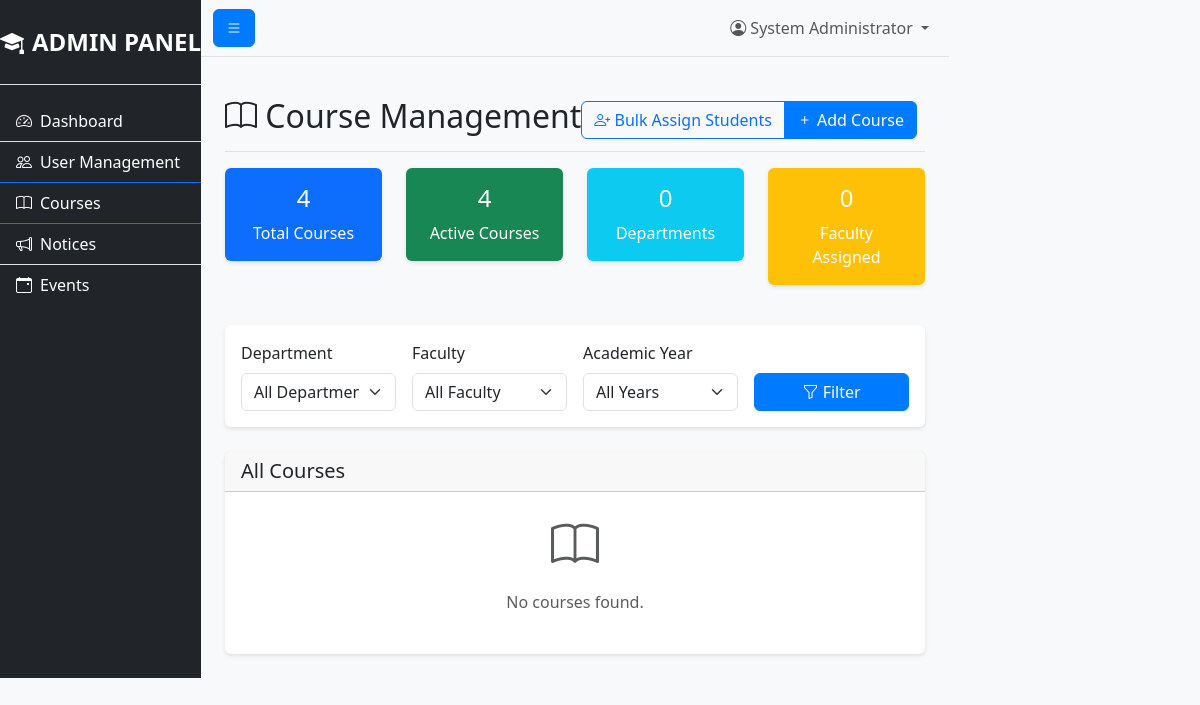
Page /admin/courses.php?department=Computer Science (signed in) on the earlier database version.
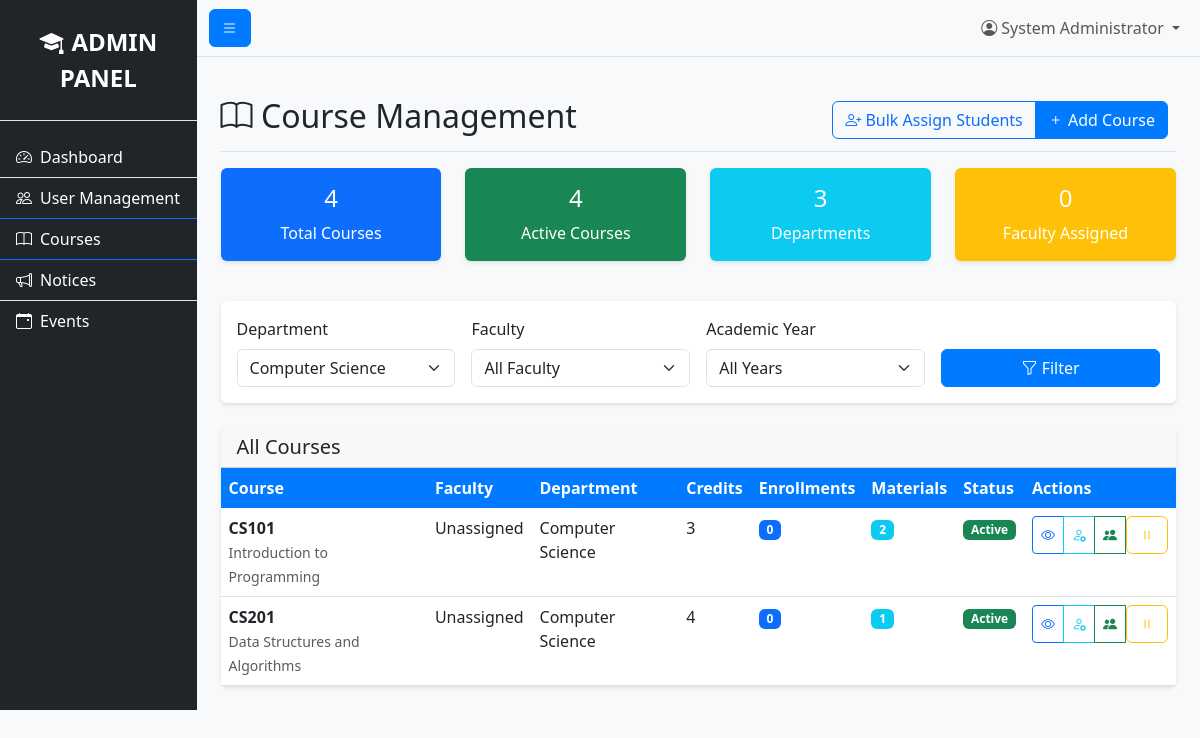
Same page on the later database version.
### tables this page shows
CREATE TABLE courses (
    id INT AUTO_INCREMENT PRIMARY KEY,
    course_code VARCHAR(20) UNIQUE NOT NULL,
    course_name VARCHAR(200) NOT NULL,
    description TEXT,
    credit_hours INT DEFAULT 3,
    max_students INT DEFAULT NULL,
    department VARCHAR(100),
    department_id INT,
    faculty_id INT,
    academic_year VARCHAR(10),
    semester VARCHAR(20),
    is_active BOOLEAN DEFAULT TRUE,
    created_at TIMESTAMP DEFAULT CURRENT_TIMESTAMP,
    FOREIGN KEY (faculty_id) REFERENCES users(id),
    FOREIGN KEY (department_id) REFERENCES departments(id)
);

### php/config.php (called while the page is built, shortened)
<?php
function executeQuery($conn, $sql, $types = "", $params = []) {
    try {
        $stmt = $conn->prepare($sql);
        if (!empty($params)) {
            $stmt->bind_param($types, ...$params);
        }
        $result = $stmt->execute();
        return $stmt;
    } catch (Exception $e) {
        throw new Exception("Query execution error: " . $e->getMessage());
    }
}
function fetchSingleRow($conn, $sql, $types = "", $params = []) {
    try {
        $stmt = executeQuery($conn, $sql, $types, $params);
        $result = $stmt->get_result();
        $row = $result->fetch_assoc();
        return $row;
    } catch (Exception $e) {
        throw new Exception("Fetch single row error: " . $e->getMessage());
    }
}
function fetchMultipleRows($conn, $sql, $types = "", $params = []) {
    try {
        $stmt = executeQuery($conn, $sql, $types, $params);
        $result = $stmt->get_result();
        $rows = [];
        while ($row = $result->fetch_assoc()) {
            $rows[] = $row;
        }
        return $rows;
    } catch (Exception $e) {
        throw new Exception("Fetch multiple rows error: " . $e->getMessage());
    }
}
?>

### admin/courses.php (the view, shortened to what the changed rows need)
<?php
require_once '../php/config.php';
$conn = getDBConnection();
$departmentFilter = $_GET['department'] ?? 'all';
$whereConditions = [];
$params = [];
$types = "";
if ($departmentFilter != 'all') {
    $whereConditions[] = "c.department = ?";
    $params[] = $departmentFilter;
    $types .= "s";
}
$whereClause = !empty($whereConditions) ? 'WHERE ' . implode(' AND ', $whereConditions) : '';
$sql = "SELECT c.*, ca.faculty_id, u.full_name as faculty_name,
        COUNT(DISTINCT ce.student_id) as enrollment_count,
        COUNT(DISTINCT cm.id) as material_count
        FROM courses c
        LEFT JOIN course_assignments ca ON c.id = ca.course_id
        LEFT JOIN users u ON ca.faculty_id = u.id AND u.role = 'faculty'
        LEFT JOIN course_enrollments ce ON c.id = ce.course_id AND ce.status = 'enrolled'
        LEFT JOIN course_materials cm ON c.id = cm.course_id AND cm.is_active = 1
        $whereClause
        GROUP BY c.id, ca.faculty_id
        ORDER BY c.created_at DESC";
$courses = fetchMultipleRows($conn, $sql, $types, $params);
$departments = fetchMultipleRows($conn, "SELECT DISTINCT department FROM courses WHERE department IS NOT NULL AND department != '' ORDER BY department");
$stats = fetchSingleRow($conn, "SELECT
    COUNT(DISTINCT c.id) as total_courses,
    COUNT(DISTINCT CASE WHEN c.id IS NOT NULL THEN c.id END) as active_courses,
    COUNT(DISTINCT c.department) as total_departments,
    COUNT(DISTINCT ca.faculty_id) as faculty_assigned
    FROM courses c
    LEFT JOIN course_assignments ca ON c.id = ca.course_id");
?>
<!DOCTYPE html>
<html lang="en">
<head>
    <link href="https://cdn.jsdelivr.net/npm/bootstrap@5.3.0/dist/css/bootstrap.min.css" rel="stylesheet">
    <link href="https://cdn.jsdelivr.net/npm/bootstrap-icons@1.10.0/font/bootstrap-icons.css" rel="stylesheet">
    <link href="../css/style.css" rel="stylesheet">
</head>
<body>
    <div class="d-flex" id="wrapper">
        <div id="page-content-wrapper">
            <div class="container-fluid p-4">
                <div class="d-flex justify-content-between flex-wrap flex-md-nowrap align-items-center pt-3 pb-2 mb-3 border-bottom">
                    <h1 class="h2">
                        <i class="bi bi-book"></i> Course Management
                    </h1>
                </div>
                <div class="row mb-4">
                    <div class="col-md-3 mb-3">
                        <div class="card text-white bg-info">
                            <div class="card-body text-center">
                                <h4><?php echo $stats['total_departments']; ?></h4>
                                <p class="mb-0">Departments</p>
                            </div>
                        </div>
                    </div>
                </div>
                <div class="card mb-4">
                    <div class="card-body">
                        <form method="GET" class="row g-3">
                            <div class="col-md-3">
                                <label for="department" class="form-label">Department</label>
                                <select class="form-select" name="department">
                                    <option value="all">All Departments</option>
                                    <?php foreach ($departments as $dept): ?>
                                        <option value="<?php echo htmlspecialchars($dept['department']); ?>"
                                                <?php echo $departmentFilter == $dept['department'] ? 'selected' : ''; ?>>
                                            <?php echo htmlspecialchars($dept['department']); ?>
                                        </option>
                                    <?php endforeach; ?>
                                </select>
                            </div>
                        </form>
                    </div>
                </div>
                <div class="card">
                    <div class="card-body p-0">
                        <?php if (empty($courses)): ?>
                            <div class="text-center p-4">
                                <i class="bi bi-book display-1 text-muted"></i>
                                <p class="text-muted mt-3">No courses found.</p>
                            </div>
                        <?php else: ?>
                            <div class="table-responsive">
                                <table class="table table-hover mb-0">
                                    <thead class="table-light">
                                        <tr>
                                            <th>Course</th>
                                            <th>Faculty</th>
                                            <th>Department</th>
                                            <th>Credits</th>
                                            <th>Enrollments</th>
                                            <th>Materials</th>
                                            <th>Status</th>
                                            <th>Actions</th>
                                        </tr>
                                    </thead>
                                    <tbody>
                                        <?php foreach ($courses as $course): ?>
                                            <tr>
                                                <td>
                                                    <div>
                                                        <strong><?php echo htmlspecialchars($course['course_code']); ?></strong><br>
                                                        <small class="text-muted"><?php echo htmlspecialchars($course['course_name']); ?></small>
                                                    </div>
                                                </td>
                                                <td>
                                                    <?php echo htmlspecialchars($course['faculty_name'] ?? 'Unassigned'); ?>
                                                </td>
                                                <td><?php echo htmlspecialchars($course['department'] ?? 'N/A'); ?></td>
                                                <td><?php echo $course['credit_hours']; ?></td>
                                                <td>
                                                    <span class="badge bg-primary"><?php echo $course['enrollment_count']; ?></span>
                                                </td>
                                                <td>
                                                    <span class="badge bg-info"><?php echo $course['material_count']; ?></span>
                                                </td>
                                                <td>
                                                    <?php if ($course['is_active']): ?>
                                                        <span class="badge bg-success">Active</span>
                                                    <?php else: ?>
                                                        <span class="badge bg-secondary">Inactive</span>
                                                    <?php endif; ?>
                                                </td>
                                                <td>
                                                    <div class="btn-group btn-group-sm">
                                                        <button type="button" class="btn btn-outline-primary"
                                                                onclick="viewCourse(<?php echo $course['id']; ?>)">
                                                            <i class="bi bi-eye"></i>
                                                        </button>
                                                        <button type="button" class="btn btn-outline-info"
                                                                onclick="manageFaculty(<?php echo $course['id']; ?>, '<?php echo htmlspecialchars($course['course_code']); ?>', <?php echo $course['faculty_id'] ?? 0; ?>)">
                                                            <i class="bi bi-person-gear"></i>
                                                        </button>
                                                        <button type="button" class="btn btn-outline-success"
                                                                onclick="manageEnrollments(<?php echo $course['id']; ?>, '<?php echo htmlspecialchars($course['course_code']); ?>')">
                                                            <i class="bi bi-people-fill"></i>
                                                        </button>
                                                        <form method="POST" style="display: inline;"
                                                              onsubmit="return confirm('Are you sure?')">
                                                            <button type="submit" name="toggle_course_status"
                                                                    class="btn btn-outline-<?php echo $course['is_active'] ? 'warning' : 'success'; ?>">
                                                                <i class="bi bi-<?php echo $course['is_active'] ? 'pause' : 'play'; ?>"></i>
                                                            </button>
                                                        </form>
                                                    </div>
                                                </td>
                                            </tr>
                                        <?php endforeach; ?>
                                    </tbody>
                                </table>
                            </div>
                        <?php endif; ?>
                    </div>
                </div>
            </div>
        </div>
    </div>
</body>
</html>

Differences in the rows shown:
now on this page (row edited): courses: course_code "CS101", course_name "Introduction to Programming", faculty_name "Unassigned", department "Computer Science", credit_hours "3", enrollment_count "0", material_count "2", is_active "Active"
now on this page (row edited): courses: course_code "CS201", course_name "Data Structures and Algorithms", faculty_name "Unassigned", department "Computer Science", credit_hours "4", enrollment_count "0", material_count "1", is_active "Active"
Other differences:
$stats['total_departments']: "0" → "3"
form field department: "All Departments" → "Computer Science"
text no longer shown: "No courses found."
text now shown: "Course Faculty Department Credits Enrollments Materials Status Actions"
